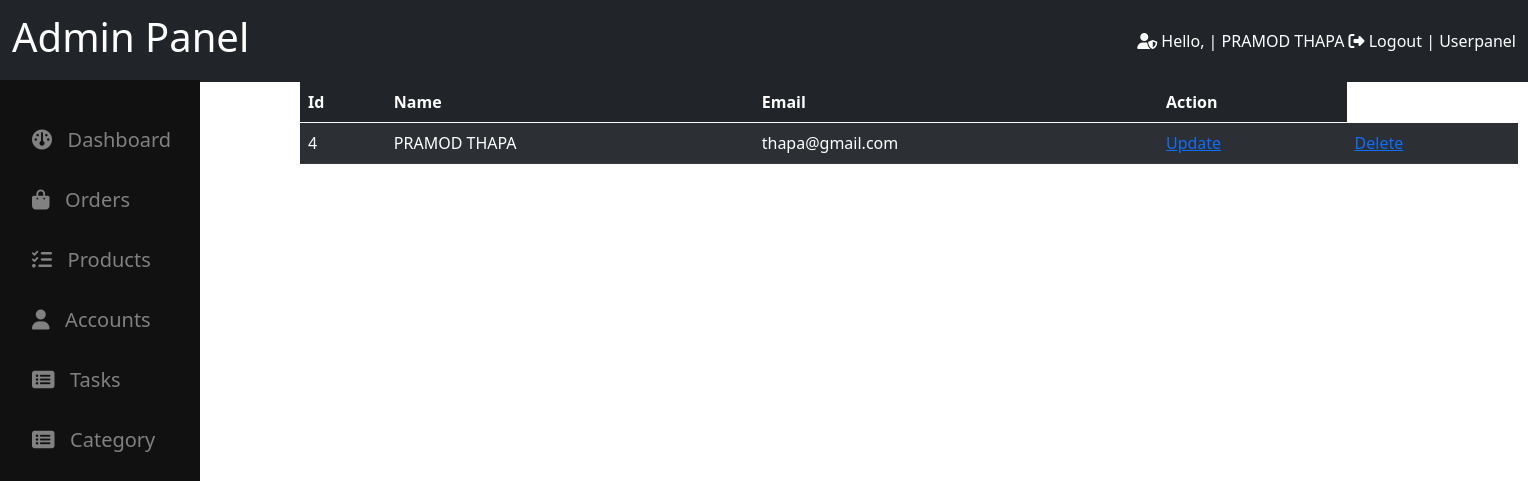
The app's page /frontend/pages/admin/customers.php (signed in), older data.
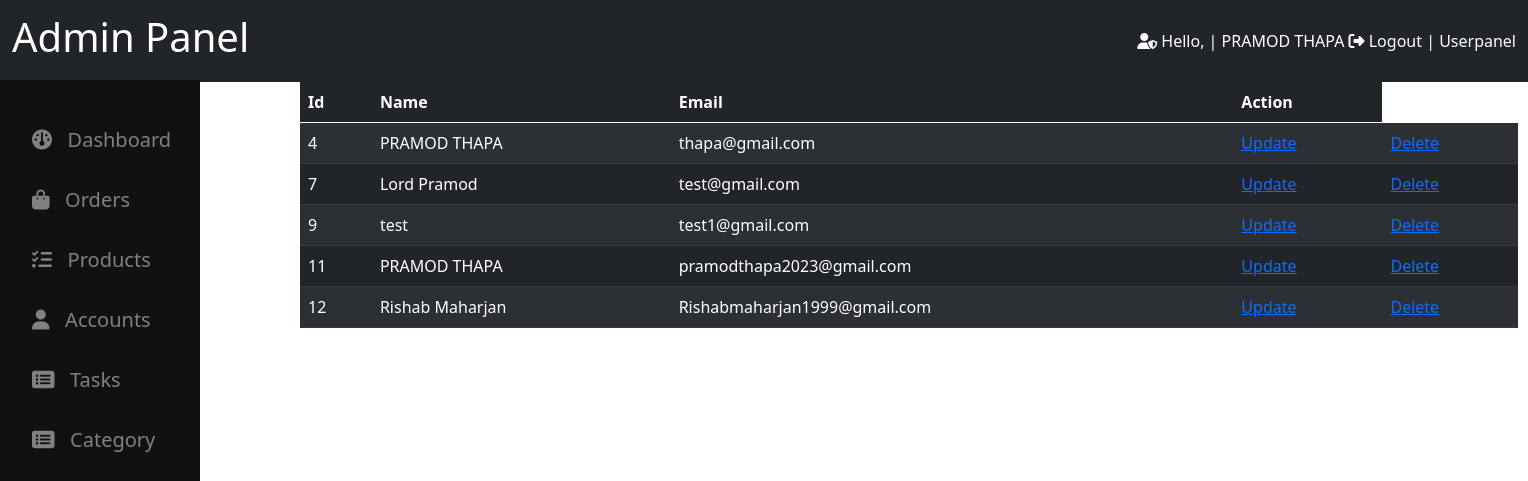
The same page, newer data.
### tables this page shows
CREATE TABLE `user_info` (
  `id` int(11) NOT NULL,
  `name` varchar(255) DEFAULT NULL,
  `email` varchar(255) DEFAULT NULL,
  `phone` bigint(20) DEFAULT NULL,
  `password` varchar(255) DEFAULT NULL,
  `usertype` varchar(20) DEFAULT 'user',
  `reset_token_hash` varchar(64) DEFAULT NULL,
  `reset_token_expires_at` datetime DEFAULT NULL
);

### frontend/pages/admin/customers.php (the view, shortened to what this page needs)
<?php
include '../../../backend/config/connection.php';
include './dashboard.php';
$stmt = "SELECT * FROM user_info  where usertype = 'user'";
$response = mysqli_query($connect, $stmt);
?>
<!DOCTYPE html>
<html lang="en">
<head>
    <link rel="stylesheet" href="../../assets//css/bootstrap.min.css">
</head>
<body>
    <div class="table-container">
        <table class="table table-dark table-striped">
            <thead style="background-color: crimson;">
                <th>Id</th>
                <th>Name</th>
                <th>Email</th>
                <th>Action</th>
            </thead>
            <tbody>
                <?php
                while ($row = mysqli_fetch_assoc($response)) { ?>
                    <tr>
                        <td><?php echo $row['id']; ?></td>
                        <td><?php echo $row['name']; ?></td>
                        <td><?php echo $row['email']; ?></td>
                        <td><a href="#">Update</a></td>
                        <td><a href="./user-delete.php?id=<?php echo $row['id']; ?>">Delete</a></td>
                    </tr>
                <?php } ?>
            </tbody>
        </table>
    </div>
</body>
</html>

Row changes from the older to the newer data that the page shows:
added user_info: id "7", name "Lord Pramod", email "test@gmail.com"
added user_info: id "9", name "test", email "test1@gmail.com"
added user_info: id "11", name "PRAMOD THAPA", email "pramodthapa2023@gmail.com"
added user_info: id "12", name "Rishab Maharjan", email "Rishabmaharjan1999@gmail.com"
